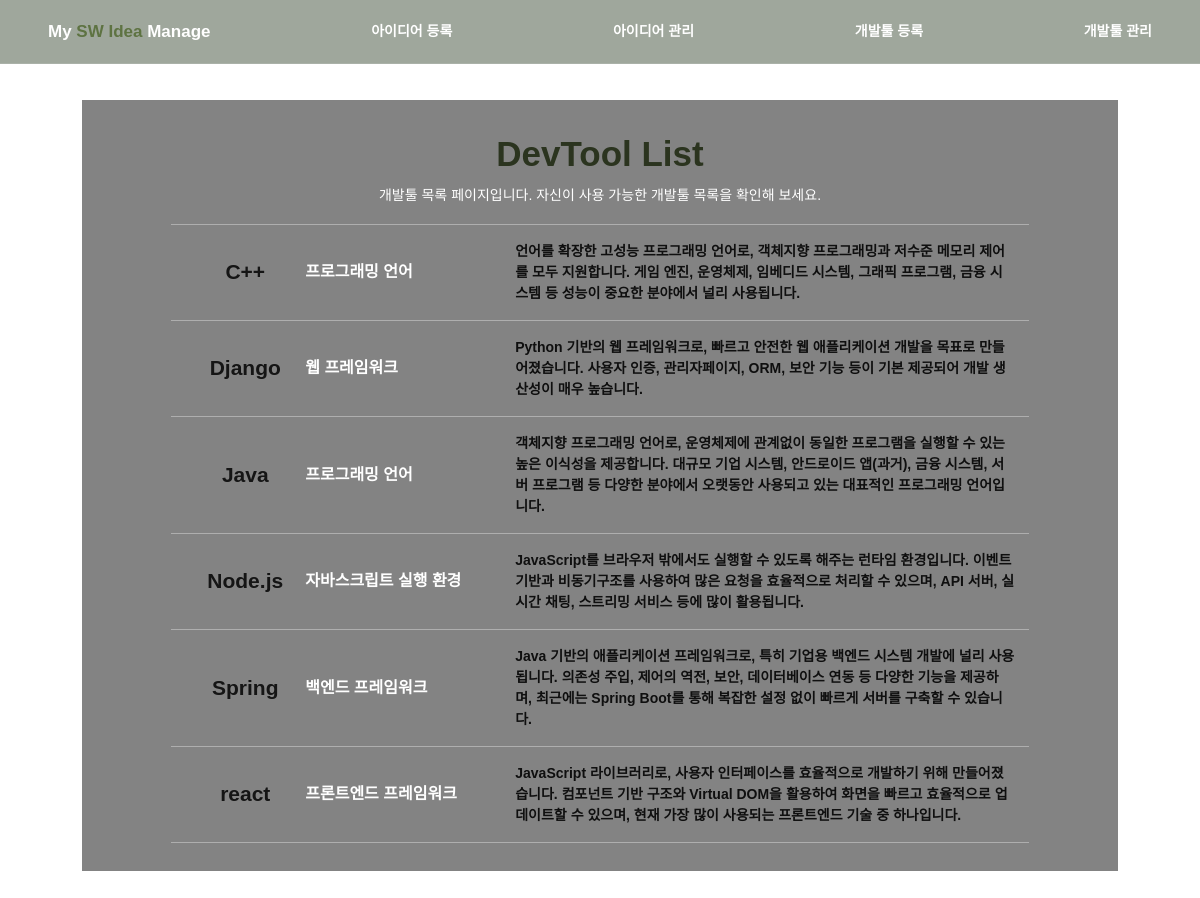
Screenshot of /devtools/ with the database file from the repository.
### idea_site/models.py (models this page shows, shortened)
class DevTool(models.Model):
    name = models.CharField(max_length=50)
    kind = models.CharField(max_length=50)
    content = models.TextField()

### idea_site/views.py (the view)
# urls.py: path('devtools/', views.devtool_list, name='devtool_list'),
def devtool_list(request):
    devtools = DevTool.objects.all().order_by('name')
    return render(request, 'idea_site/devtool_list.html', {
        'devtools': devtools,
    })

### idea_site/templates/idea_site/devtool_list.html
{% extends 'idea_site/base.html' %}
{% block content %}
<section class="dev-list-title">
    <h1>DevTool List</h1>
    <p>개발툴 목록 페이지입니다. 자신이 사용 가능한 개발툴 목록을 확인해 보세요.</p>
</section>
<ul class="dev-list">
    {% for devtool in devtools %}
        <li class="dev-item">
            <a class="devtool-name" href="{% url 'idea_site:devtool_detail' devtool.pk %}">
                {{ devtool.name }}
            </a>
            <span class="devtool-kind">{{ devtool.kind }}</span>
            <span class="devtool-content">
                {{ devtool.content }}
            </span>
        </li>
    {% empty %}
        <li class="devtool-item">등록된 개발툴이 없습니다.</li>
    {% endfor %}
</ul>
{% endblock %}

### idea_site/static/idea_site/css/style.css (style rules this page uses)
* { box-sizing: border-box; }
body { margin: 0; min-height: 100vh; font-family: Arial, sans-serif; background:url("../images/background.jpg"); background-size: cover; background-position: center; background-attachment: fixed; }
.dev-list-title { text-align: center; }
.dev-list-title h1 { margin: 0; color: #2b341f; font-size: 35px; font-weight: 800; }
.dev-list-title p { margin: 4px 0 18px; font-size: 14px; color: #ffffff }
.dev-list { width: 90%; margin: 0 auto; padding: 0; color: white; }
.dev-item { display: grid; grid-template-columns: 120px 210px 1fr; align-items: center; padding: 16px 14px; border-top: 1px solid rgba(255, 255, 255, 0.35); font-weight: 700; }
.dev-item:last-child { border-bottom: 1px solid rgba(255, 255, 255, 0.35); }
.devtool-name { color: #151515; font-size: 21px; font-weight: 900; text-align: center; }
.devtool-kind { color: white; font-size: 16px; }
.devtool-content { color: #0f0f0f; font-size: 14px; }

### rows the page displays
DevTool: name "C++", kind "프로그래밍 언어", content "언어를 확장한 고성능 프로그래밍 언어로, 객체지향 프로그래밍과 저수준 메모리 제어를 모두 지원합니다. 게임 엔진, 운영체제, 임베디드 시스템, 그래픽 프로그램, 금융 시스템 등 성능이 중요한 분야에서 널리 사용됩니다."
DevTool: name "Django", kind "웹 프레임워크", content "Python 기반의 웹 프레임워크로, 빠르고 안전한 웹 애플리케이션 개발을 목표로 만들어졌습니다. 사용자 인증, 관리자페이지, ORM, 보안 기능 등이 기본 제공되어 개발 생산성이 매우 높습니다."
DevTool: name "Java", kind "프로그래밍 언어", content "객체지향 프로그래밍 언어로, 운영체제에 관계없이 동일한 프로그램을 실행할 수 있는 높은 이식성을 제공합니다. 대규모 기업 시스템, 안드로이드 앱(과거), 금융 시스템, 서버 프로그램 등 다양한 분야에서 오랫동안 사용되고 있는 대표적인 프로그래밍 언어입니다."
DevTool: name "Node.js", kind "자바스크립트 실행 환경", content "JavaScript를 브라우저 밖에서도 실행할 수 있도록 해주는 런타임 환경입니다. 이벤트 기반과 비동기구조를 사용하여 많은 요청을 효율적으로 처리할 수 있으며, API 서버, 실시간 채팅, 스트리밍 서비스 등에 많이 활용됩니다."
DevTool: name "Spring", kind "백엔드 프레임워크", content "Java 기반의 애플리케이션 프레임워크로, 특히 기업용 백엔드 시스템 개발에 널리 사용됩니다. 의존성 주입, 제어의 역전, 보안, 데이터베이스 연동 등 다양한 기능을 제공하며, 최근에는 Spring Boot를 통해 복잡한 설정 없이 빠르게 서버를 구축할 수 있습니다."
DevTool: name "react", kind "프론트엔드 프레임워크", content "JavaScript 라이브러리로, 사용자 인터페이스를 효율적으로 개발하기 위해 만들어졌습니다. 컴포넌트 기반 구조와 Virtual DOM을 활용하여 화면을 빠르고 효율적으로 업데이트할 수 있으며, 현재 가장 많이 사용되는 프론트엔드 기술 중 하나입니다."
